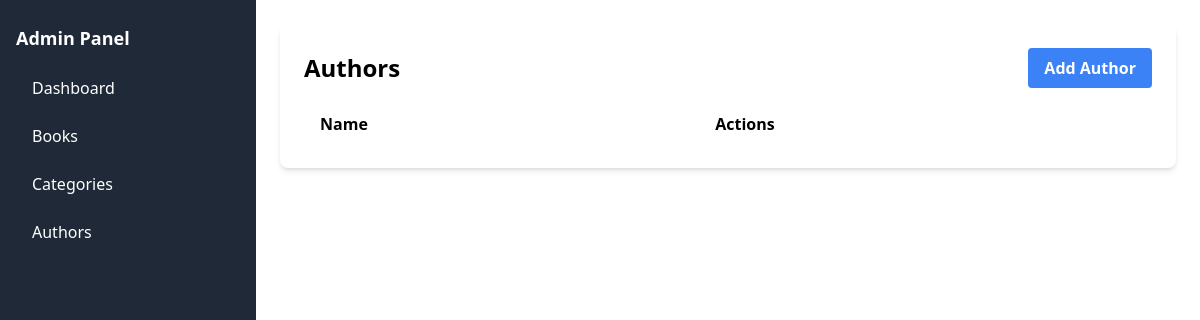
/dashboard/authors/, run on an earlier commit of the app's database.
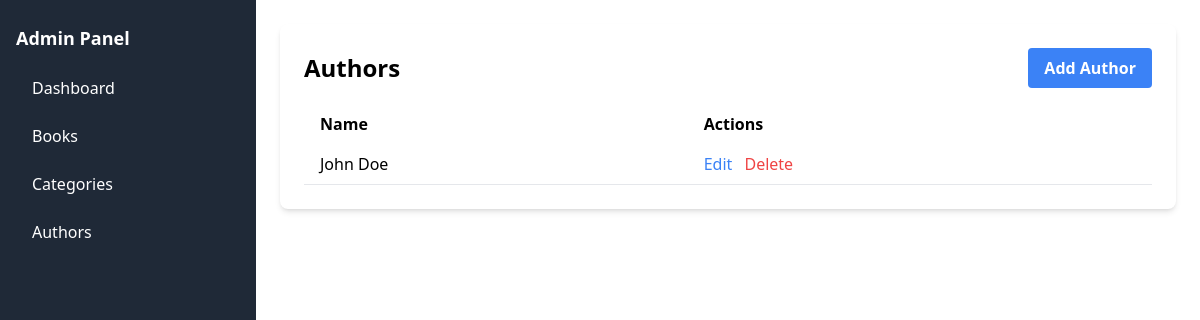
And on a later commit of the database.
### bookstore/models.py (models this page shows, shortened)
class Author(models.Model):
    name = models.CharField(max_length=100)
    bio = models.TextField()

### bookstore/views.py (the view)
# urls.py: path('authors/', AuthorListView.as_view(), name='author_list'),
class AuthorListView(View):
    def get(self, request, *args, **kwargs):
        try:
            authors = Author.objects.all()
            return render(request, 'admin/layout/author_list.html', {'authors': authors})
        except Exception as e:
            print(f"Error occurred: {e}")
        finally:
            print("Cleaning up")

### bookstore/templates/admin/layout/author_list.html (shortened to what this page needs)
{% extends 'admin/layout/base.html' %}
{% block content %}
    <div class="bg-white shadow-md rounded-lg p-6">
        <div class="flex justify-between items-center mb-4">
            <h2 class="text-2xl font-semibold">Authors</h2>
            <button id="addAuthorBtn" class="bg-blue-500 hover:bg-blue-600 text-white font-bold py-2 px-4 rounded">
                Add Author
            </button>
        </div>
        <table class="min-w-full bg-white">
            <thead>
                <tr>
                    <th class="text-left py-2 px-4">Name</th>
                    <th class="text-left py-2 px-4">Actions</th>
                </tr>
            </thead>
            <tbody>
                {% for author in authors %}
                <tr class="border-b">
                    <td class="py-2 px-4">{{ author.name }}</td>
                    <td class="py-2 px-4">
                        <button class="editAuthorBtn text-blue-500 hover:text-blue-600 mr-2"
                                data-id="{{ author.id }}" data-name="{{ author.name }}">
                            Edit
                        </button>
                        <button class="deleteAuthorBtn text-red-500 hover:text-red-600"
                                data-id="{{ author.id }}">
                            Delete
                        </button>
                    </td>
                </tr>
                {% endfor %}
            </tbody>
        </table>
    </div>
{% endblock %}

### bookstore/templates/admin/layout/base.html (shortened to what this page needs)
{% load static %}
<!DOCTYPE html>
<html lang="en">
<head>
    <script src="https://cdn.tailwindcss.com"></script>
</head>
<body class="flex">
    <aside class="sidebar bg-gray-800 w-64 h-screen text-white h-full">
        <div class="py-6 px-4">
            <h2 class="text-lg font-bold mb-4">Admin Panel</h2>
            <ul>
                <li class="mb-2">
                    <a href="{% url 'dashboard' %}" class="block px-4 py-2 rounded hover:bg-gray-700">Dashboard</a>
                </li>
                <li class="mb-2">
                    <a href="{% url 'book_list' %}" class="block px-4 py-2 rounded hover:bg-gray-700">Books</a>
                </li>
                <li class="mb-2">
                    <a href="{% url 'category_list' %}" class="block px-4 py-2 rounded hover:bg-gray-700">Categories</a>
                </li>
                <li class="mb-2">
                    <a href="{% url 'author_list' %}" class="block px-4 py-2 rounded hover:bg-gray-700">Authors</a>
                </li>
            </ul>
        </div>
    </aside>
    <main class="flex-1 p-6 bg-white w-full overflow-x-hidden">
        {% block content %}
        {% endblock %}
    </main>
</body>
</html>

What changed in the data, as far as the page shows it:
added Author: name "John Doe"
